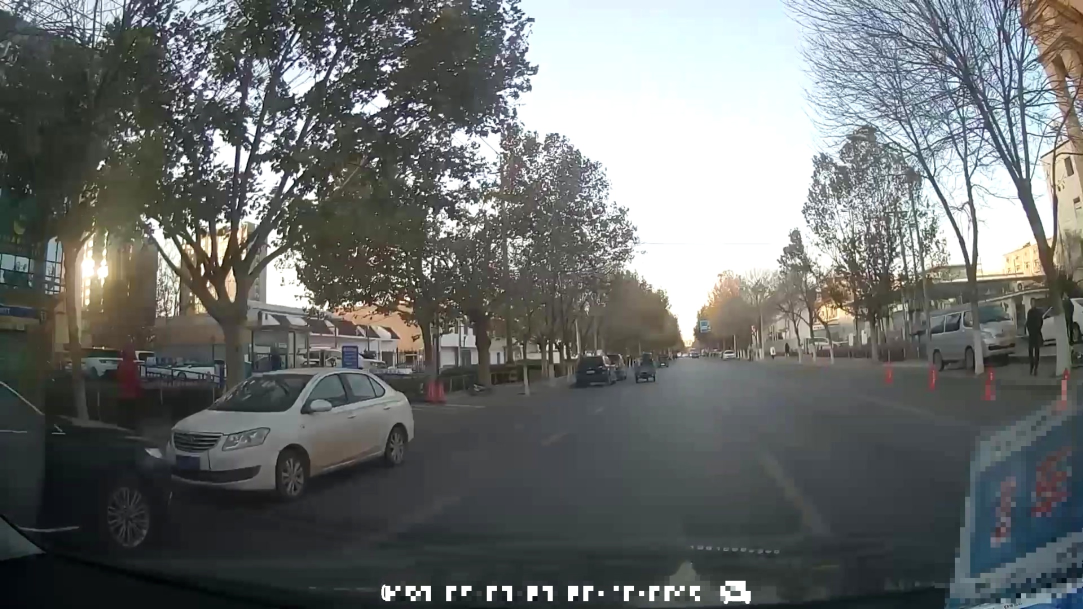
#> input picture data/images/train/00001_aug_4.jpg, 2166 x 1218 px (shown at 1/2 size)
$ python preprocess.py --input ../data/images/train/00001_aug_4.jpg --output out.png
#> lines starting #> are read from the running program, lines starting #| are printed output that depends on the picture
"""Image preprocessing helpers for detector inputs."""

import argparse
from pathlib import Path
from typing import Tuple

import cv2
import numpy as np


Array = np.ndarray


def letterbox(
    image: Array,
    new_shape: Tuple[int, int] = (640, 640),
    color: Tuple[int, int, int] = (114, 114, 114),
    auto: bool = False,
    scale_fill: bool = False,
    scale_up: bool = True,
    stride: int = 32,
) -> Tuple[Array, float, Tuple[float, float]]:
    """Resize and pad an image while preserving aspect ratio."""

    if image is None or image.size == 0:
        raise ValueError("image must not be empty")
    shape = image.shape[:2]  # h, w
    target_h, target_w = new_shape
    ratio = min(target_h / shape[0], target_w / shape[1])
    if not scale_up:
        ratio = min(ratio, 1.0)

    if scale_fill:
        new_unpad = (target_w, target_h)
        dw, dh = 0.0, 0.0
        ratio = target_w / shape[1]
    else:
        new_unpad = (int(round(shape[1] * ratio)), int(round(shape[0] * ratio)))
        dw, dh = target_w - new_unpad[0], target_h - new_unpad[1]
        if auto:
            dw, dh = np.mod(dw, stride), np.mod(dh, stride)
        dw /= 2.0
        dh /= 2.0

    if shape[::-1] != new_unpad:
        image = cv2.resize(image, new_unpad, interpolation=cv2.INTER_LINEAR)
    top, bottom = int(round(dh - 0.1)), int(round(dh + 0.1))
    left, right = int(round(dw - 0.1)), int(round(dw + 0.1))
    padded = cv2.copyMakeBorder(image, top, bottom, left, right, cv2.BORDER_CONSTANT, value=color)
    return padded, float(ratio), (float(dw), float(dh))


def normalize_image(image: Array, to_rgb: bool = True) -> Array:
    """Convert uint8 BGR/RGB image to float32 CHW tensor-like array in [0, 1]."""

    if image is None or image.size == 0:
        raise ValueError("image must not be empty")
    processed = cv2.cvtColor(image, cv2.COLOR_BGR2RGB) if to_rgb else image
    processed = processed.astype(np.float32) / 255.0
    return np.transpose(processed, (2, 0, 1)).copy()


def enhance_image(image: Array, alpha: float = 1.0, beta: float = 0.0, equalize: bool = False) -> Array:
    """Apply lightweight brightness/contrast and optional CLAHE enhancement."""

    if image is None or image.size == 0:
        raise ValueError("image must not be empty")
    output = cv2.convertScaleAbs(image, alpha=float(alpha), beta=float(beta))
    if equalize:
        lab = cv2.cvtColor(output, cv2.COLOR_BGR2LAB)
        l_channel, a_channel, b_channel = cv2.split(lab)
        clahe = cv2.createCLAHE(clipLimit=2.0, tileGridSize=(8, 8))
        l_channel = clahe.apply(l_channel)
        output = cv2.cvtColor(cv2.merge((l_channel, a_channel, b_channel)), cv2.COLOR_LAB2BGR)
    return output


def preprocess_for_yolo(
    image: Array,
    img_size: int = 640,
    enhance: bool = False,
    equalize: bool = False,
) -> Tuple[Array, Array, float, Tuple[float, float]]:
    """Return original-or-enhanced image, CHW normalized input, ratio, and pad."""

    source = enhance_image(image, equalize=equalize) if enhance or equalize else image
    padded, ratio, pad = letterbox(source, (img_size, img_size))
    tensor = normalize_image(padded)
    return source, tensor, ratio, pad


def parse_args() -> argparse.Namespace:
    parser = argparse.ArgumentParser(description="Preprocess an image with YOLO-style letterbox normalization.")
    parser.add_argument("--input", required=True, help="Input image path")
    parser.add_argument("--output", required=True, help="Output preview image path")
    parser.add_argument("--img-size", type=int, default=640)
    parser.add_argument("--equalize", action="store_true")
    return parser.parse_args()


def main() -> None:
    args = parse_args()
    image = cv2.imread(args.input)
#> image is the input picture: shape (1218, 2166, 3); mean B, G, R 109.1, 110.2, 106.8
    if image is None:
        raise SystemExit(f"could not read image: {args.input}")
    enhanced, _, _, _ = preprocess_for_yolo(image, img_size=args.img_size, enhance=args.equalize, equalize=args.equalize)
#> in letterbox, `image = cv2.resize(image, new_unpad, interpolation=cv2.INTER_LINEAR)`:
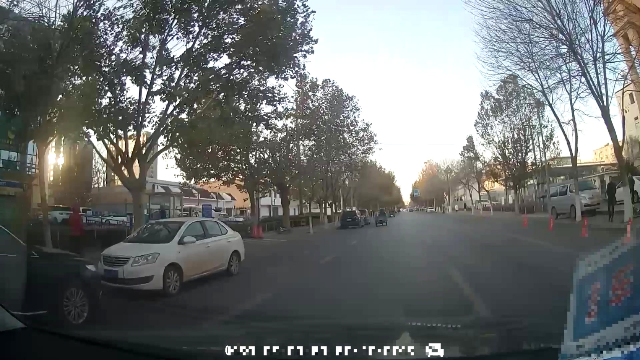
#> image: shape (360, 640, 3); mean of channels 0, 1, 2 109, 110.1, 106.8; drawn as B, G, R
#> in letterbox, `padded = cv2.copyMakeBorder(image, top, bottom, left, right, cv2.BORDE..`:
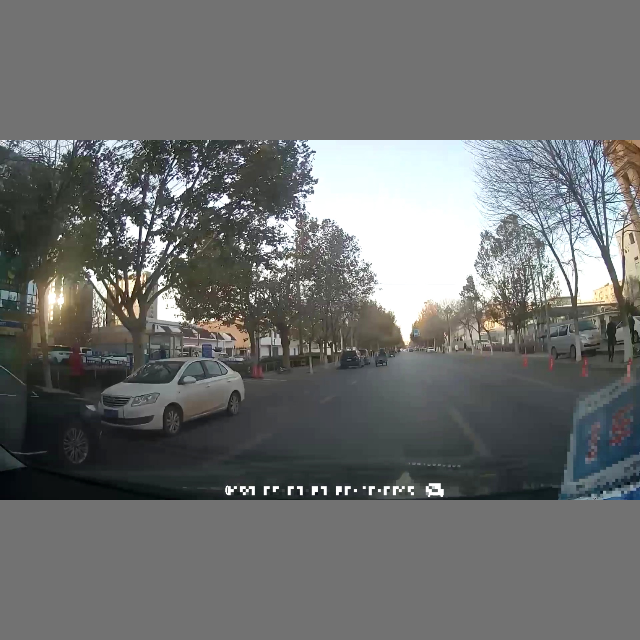
#> padded: shape (640, 640, 3); mean of channels 0, 1, 2 111.2, 111.8, 109.9; drawn as B, G, R
#> in preprocess_for_yolo, `padded, ratio, pad = letterbox(source, (img_size, img_size))`: ratio = 0.295; pad = (0, 140)
    output = Path(args.output)
    output.parent.mkdir(parents=True, exist_ok=True)
    cv2.imwrite(str(output), enhanced)
    print(f"output: {output.resolve()}")


if __name__ == "__main__":
    main()

$ run again, on data/images/train/00001_aug_7.jpg
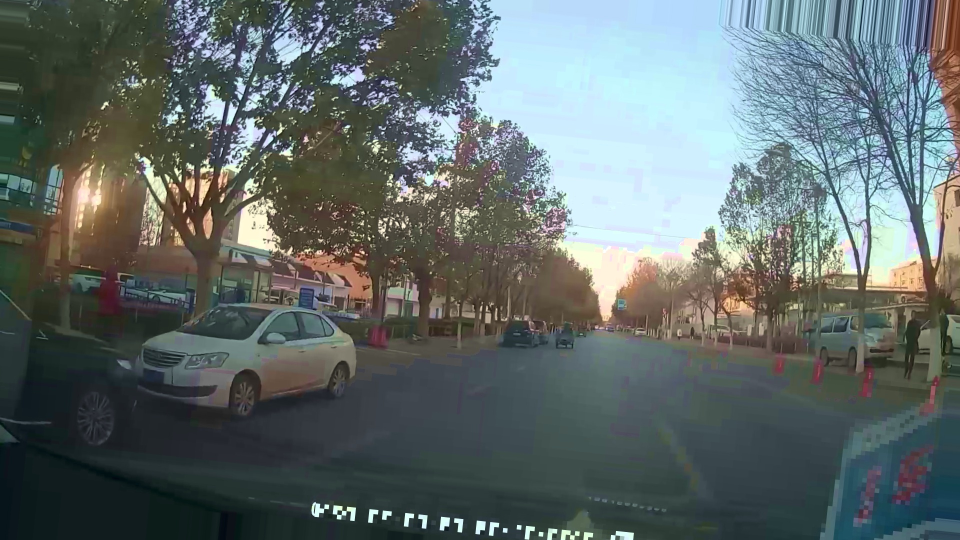
#> input picture data/images/train/00001_aug_7.jpg, 1920 x 1080 px (shown at 1/2 size)
#> in main, image is the input picture: shape (1080, 1920, 3); mean B, G, R 106.3, 107.3, 97.1
#> in letterbox, `image = cv2.resize(image, new_unpad, interpolation=cv2.INTER_LINEAR)`:
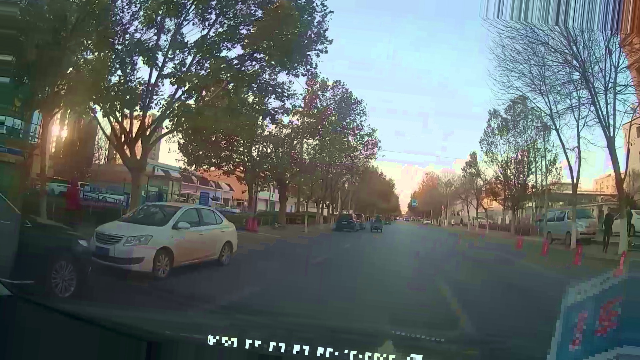
#> image: shape (360, 640, 3); mean of channels 0, 1, 2 106.3, 107.3, 97.1; drawn as B, G, R
#> in letterbox, `padded = cv2.copyMakeBorder(image, top, bottom, left, right, cv2.BORDE..`:
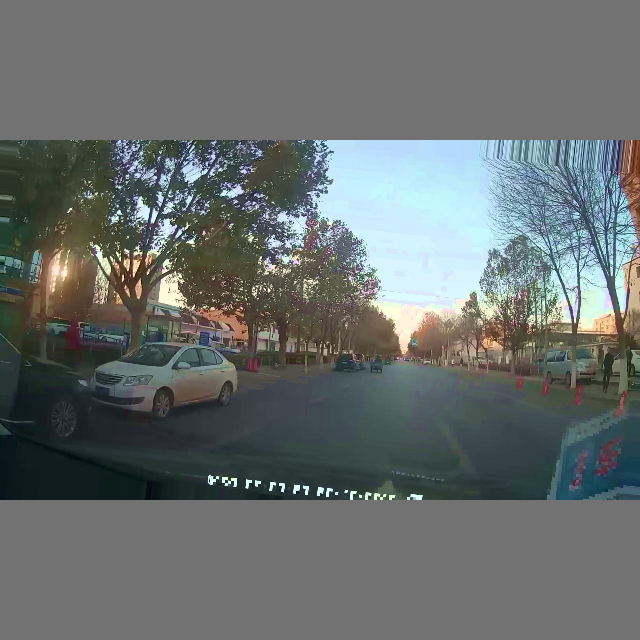
#> padded: shape (640, 640, 3); mean of channels 0, 1, 2 109.7, 110.2, 104.5; drawn as B, G, R
#> in preprocess_for_yolo, `padded, ratio, pad = letterbox(source, (img_size, img_size))`: ratio = 0.333; pad = (0, 140)

$ run again, on data/images/train/00004_aug_5.jpg
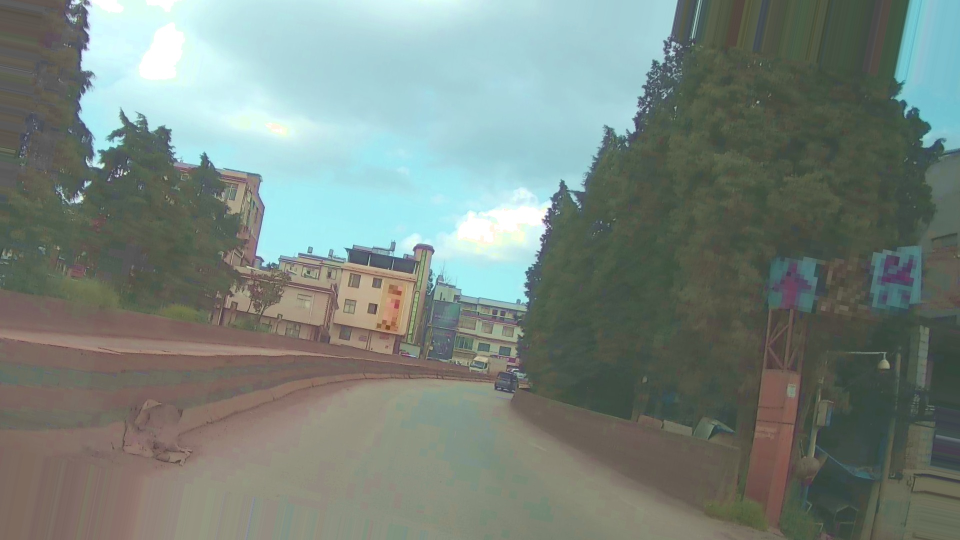
#> input picture data/images/train/00004_aug_5.jpg, 1920 x 1080 px (shown at 1/2 size)
#> in main, image is the input picture: shape (1080, 1920, 3); mean B, G, R 125.5, 132.4, 120.1
#> in letterbox, `image = cv2.resize(image, new_unpad, interpolation=cv2.INTER_LINEAR)`:
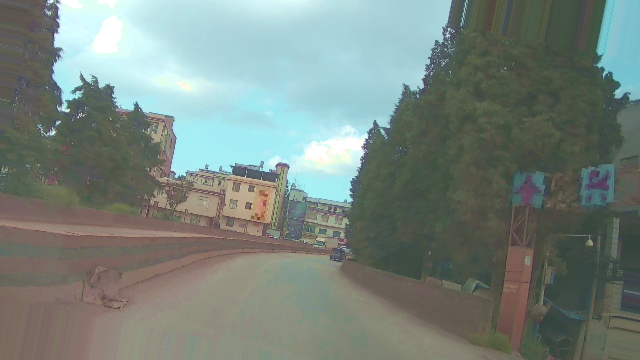
#> image: shape (360, 640, 3); mean of channels 0, 1, 2 125.5, 132.4, 120.1; drawn as B, G, R
#> in letterbox, `padded = cv2.copyMakeBorder(image, top, bottom, left, right, cv2.BORDE..`:
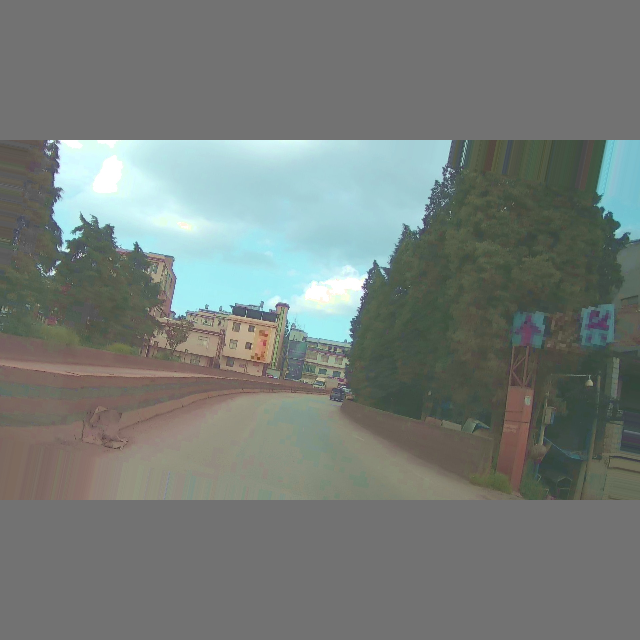
#> padded: shape (640, 640, 3); mean of channels 0, 1, 2 120.5, 124.3, 117.4; drawn as B, G, R
#> in preprocess_for_yolo, `padded, ratio, pad = letterbox(source, (img_size, img_size))`: ratio = 0.333; pad = (0, 140)

$ run again, on data/images/train/00004_aug_6.jpg
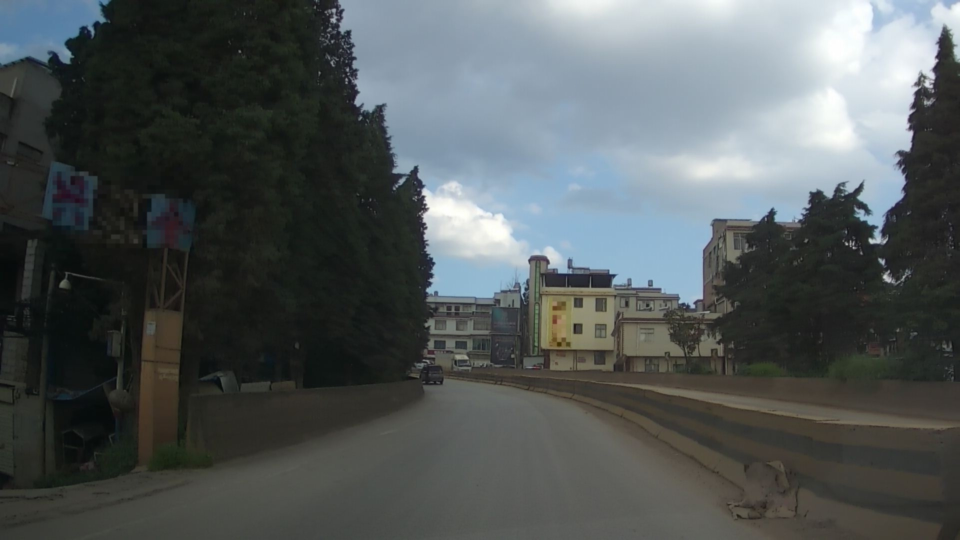
#> input picture data/images/train/00004_aug_6.jpg, 1920 x 1080 px (shown at 1/2 size)
#> in main, image is the input picture: shape (1080, 1920, 3); mean B, G, R 88.6, 88, 82.1
#> in letterbox, `image = cv2.resize(image, new_unpad, interpolation=cv2.INTER_LINEAR)`:
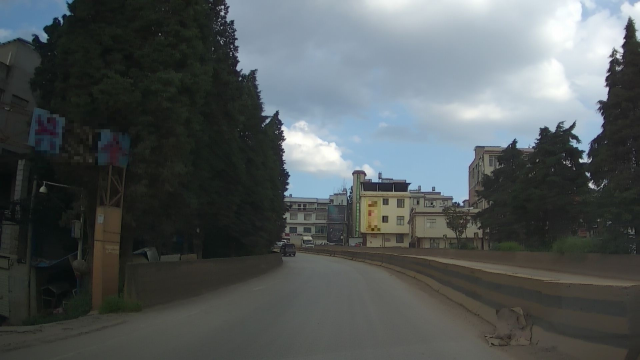
#> image: shape (360, 640, 3); mean of channels 0, 1, 2 88.6, 88, 82.1; drawn as B, G, R
#> in letterbox, `padded = cv2.copyMakeBorder(image, top, bottom, left, right, cv2.BORDE..`:
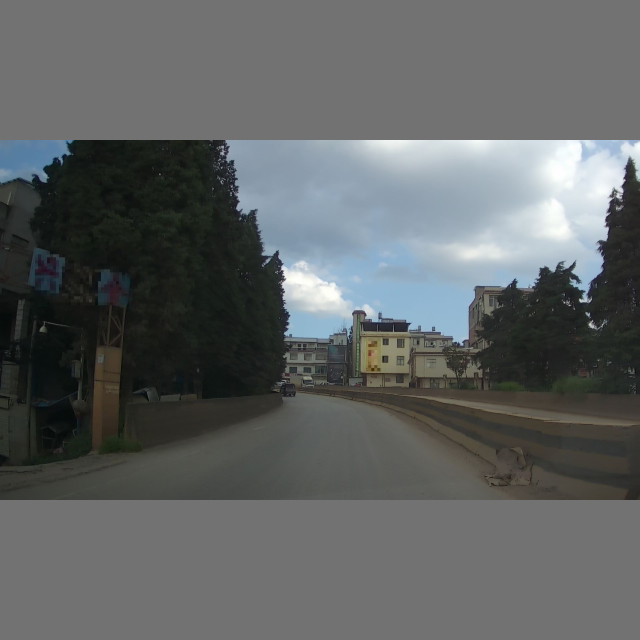
#> padded: shape (640, 640, 3); mean of channels 0, 1, 2 99.7, 99.4, 96; drawn as B, G, R
#> in preprocess_for_yolo, `padded, ratio, pad = letterbox(source, (img_size, img_size))`: ratio = 0.333; pad = (0, 140)
